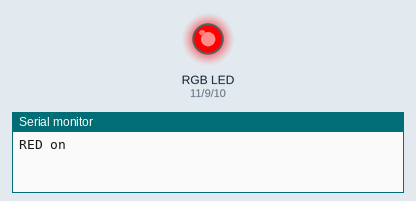
A sketch run on a simulated Arduino Uno, built with avr-gcc and run on an emulated ATmega328P. Shown: an RGB LED mixed from three pins (HIGH = lit), the last lines printed to the serial monitor.

Above: at 0.7 s.
At 2.2 s:
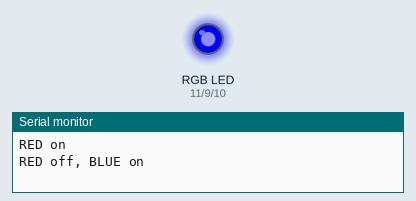
At 3.7 s:
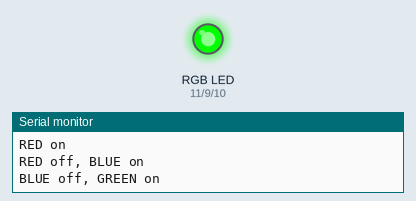
Timing chart, 0 to 5.9 s (numbered marks = the images above):
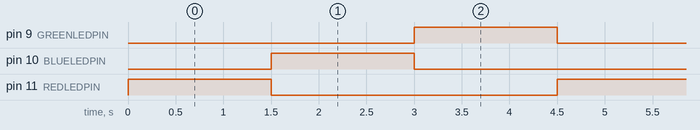

The sketch:

ledRGB_noPot.ino
```cpp
const int GREENLEDPIN = 9;
const int BLUELEDPIN = 10;
const int REDLEDPIN = 11;


void setup() {
  Serial.begin(9600);
  pinMode(GREENLEDPIN, OUTPUT);
  pinMode(BLUELEDPIN, OUTPUT);
  pinMode(REDLEDPIN, OUTPUT);
}

void loop() {
  // 255 en cada uno y un delay
  analogWrite(REDLEDPIN, 255);
  analogWrite(BLUELEDPIN, 0);
  analogWrite(GREENLEDPIN, 0);
  Serial.println("RED on");
  delay(1500);

  analogWrite(REDLEDPIN, 0);
  analogWrite(BLUELEDPIN, 255);
  analogWrite(GREENLEDPIN, 0);
  Serial.println("RED off, BLUE on");
  delay(1500);

  analogWrite(REDLEDPIN, 0);
  analogWrite(BLUELEDPIN, 0);
  analogWrite(GREENLEDPIN, 255);
  Serial.println("BLUE off, GREEN on");
  delay(1500);
  }
```

Measured:
- by itself, pin 9 (GREENLEDPIN), pin 10 (BLUELEDPIN), pin 11 (REDLEDPIN): alternates HIGH for 1.5 s and LOW for 3.0 s
- by itself, everything shown: repeats every 4.5 s, in 3 steps
